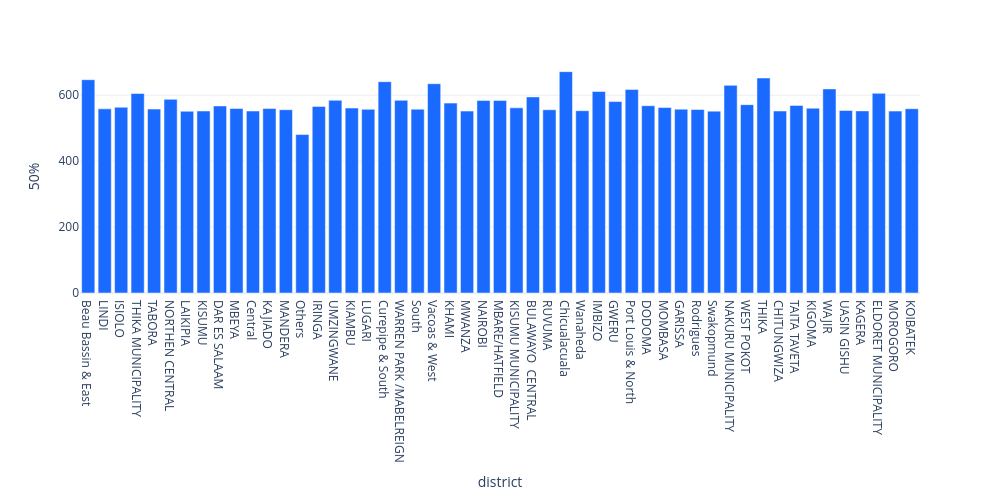

The notebook cell saved with this chart:
### Code cell
africa["district"].bar(method = "50%", 
                      of = "pred_zmalocp",
                      max_cardinality = 50,
                      width = 1000)

### Figure 1 — Plotly figure (JSON) as saved in the notebook; plotly's stock layout.template omitted (floating-point values rounded to 4 significant figures)
{"data": [{"alignmentgroup": "True", "hovertemplate": "x=%{x}<br>y=%{y}<extra></extra>", "legendgroup": "", "marker": {"color": "#1A6AFF", "pattern": {"shape": ""}}, "name": "", "offsetgroup": "", "orientation": "v", "showlegend": false, "textposition": "auto", "type": "bar", "x": ["Beau Bassin & East", "LINDI", "ISIOLO", "THIKA MUNICIPALITY", "TABORA", "NORTHEN CENTRAL", "LAIKIPIA", "KISUMU", "DAR ES SALAAM", "MBEYA", "Central", "KAJIADO", "MANDERA", "Others", "IRINGA", "UMZINGWANE", "KIAMBU", "LUGARI", "Curepipe & South", "WARREN PARK /MABELREIGN", "South", "Vacoas & West", "KHAMI", "MWANZA", "NAIROBI", "MBARE/HATFIELD", "KISUMU MUNICIPALITY", "BULAWAYO  CENTRAL", "RUVUMA", "Chicualacuala", "Wanaheda", "IMBIZO", "GWERU", "Port Louis & North", "DODOMA", "MOMBASA", "GARISSA", "Rodrigues", "Swakopmund", "NAKURU MUNICIPALITY", "WEST POKOT", "THIKA", "CHITUNGWIZA", "TAITA TAVETA", "KIGOMA", "WAJIR", "UASIN GISHU", "KAGERA", "ELDORET MUNICIPALITY", "MOROGORO", "KOIBATEK"], "xaxis": "x", "y": [647.1, 558.7, 563.5, 605.2, 558.0, 587.6, 551.4, 552.2, 567.6, 559.9, 552.1, 559.6, 556.1, 480.7, 566.2, 584.7, 561.2, 557.2, 641.2, 584.6, 557.8, 634.9, 576.1, 551.9, 584.2, 584.3, 561.9, 595.0, 556.0, 671.6, 553.1, 611.4, 580.9, 617.6, 568.3, 562.7, 557.8, 556.8, 551.8, 630.0, 571.5, 652.3, 552.2, 569.2, 560.8, 619.3, 553.8, 552.6, 605.9, 551.9, 559.1], "yaxis": "y"}], "layout": {"barmode": "relative", "height": 500, "legend": {"tracegroupgap": 0}, "margin": {"t": 60}, "width": 1000, "xaxis": {"anchor": "y", "autorange": true, "domain": [0, 1], "range": [-0.5, 50.5], "title": {"text": "district"}, "type": "category"}, "yaxis": {"anchor": "x", "autorange": true, "domain": [0, 1], "range": [0, 706.9], "title": {"text": "50%"}, "type": "linear"}}}
